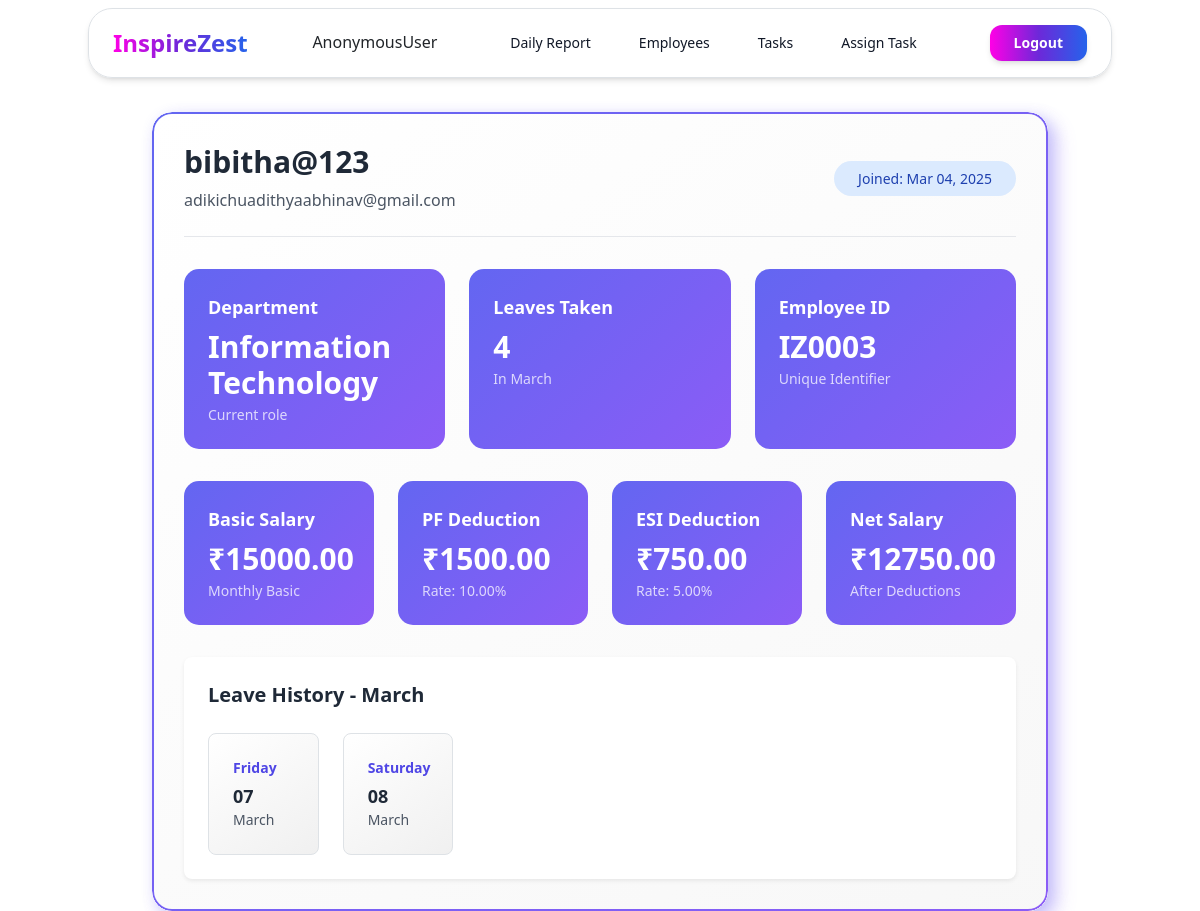
Page /manager/employee/7/details on the committed database.
### app/models.py (models this page shows, shortened)
class CustomUser(AbstractUser):
    DEPARTMENT_CHOICES = [
        ('HR', 'Human Resources'),
        ('IT', 'Information Technology'),
        ('FIN', 'Finance'),
        ('MKT', 'Marketing'),
        ('OPS', 'Operations'),
    ]
    is_verified = models.BooleanField(default=False)
    otp = models.CharField(max_length=10, null=True, blank=True)
    email = models.EmailField(unique=True)
    employee_id = models.CharField(max_length=10, unique=True, null=True)
    department = models.CharField(max_length=3, choices=DEPARTMENT_CHOICES, null=True, blank=True)
    joining_date = models.DateField(null=True, blank=True)

class SalaryCalendar(models.Model):
    employee = models.ForeignKey(CustomUser, on_delete=models.CASCADE)
    leave_days = models.DateField(default=timezone.now)
    salary = models.FloatField()
    pf_percentage = models.DecimalField(
        max_digits=5,
        decimal_places=2,
        null=True,
        blank=True,
    )
    esi_percentage = models.DecimalField(
        max_digits=5,
        decimal_places=2,
        null=True,
        blank=True,
    )
    created_at = models.DateTimeField(auto_now_add=True,null=True,blank=True)
    @property
    def pf_amount(self):
        if self.pf_percentage:
            return (Decimal(str(self.salary)) * self.pf_percentage) / Decimal('100.0')
        return Decimal('0.0')
    @property
    def esi_amount(self):
        if self.esi_percentage:
            return (Decimal(str(self.salary)) * self.esi_percentage) / Decimal('100.0')
        return Decimal('0.0')
    @property
    def total_deductions(self):
        return self.pf_amount + self.esi_amount
    @property
    def net_salary(self):
        return Decimal(str(self.salary)) - self.total_deductions

### app/views.py (the view)
# urls.py: path("manager/employee/<int:pk>/details",views.Manager_employee_details, name='manager-employee-details'),
def Manager_employee_details(request, pk):
        employee = CustomUser.objects.get(pk=pk)
        current_date = timezone.now().date()
        current_month_leaves = SalaryCalendar.objects.filter(
            employee=employee,
            leave_days__month=current_date.month,
            leave_days__year=current_date.year
        )
        current_salary = SalaryCalendar.objects.filter(employee=employee).last()
        context = {
            'employee': employee,
            'current_salary': current_salary,
            'month_leaves_count': current_month_leaves.count(),
            'current_month': current_date.strftime('%B'),
            'month_leaves': current_month_leaves,  # For detailed leave dates
        }
        return render(request, 'Manager_employee_details.html', context)

### app/templates/Manager_employee_details.html (shortened to what this page needs)
{% extends "admin_base.html" %}
{% load widget_tweaks %}
{% block main_block %}
<div class="container mx-auto px-4 mt-28">
    <div class="employee-card max-w-4xl mx-auto p-8">
        <div class="flex items-center justify-between mb-8 pb-6 border-b border-gray-200">
            <div>
                <h1 class="text-3xl font-bold text-gray-800">{{ employee.username }}</h1>
                <p class="text-gray-600 mt-2">{{ employee.email }}</p>
            </div>
            <div class="text-right">
                <span class="px-4 py-2 bg-blue-100 text-blue-800 rounded-full text-sm font-medium">
                    Joined: {{ employee.joining_date|date:"M d, Y" }}
                </span>
            </div>
        </div>
        <div class="grid grid-cols-1 md:grid-cols-3 gap-6 mb-8">
            <div class="info-card p-6 text-white">
                <h3 class="text-lg font-semibold mb-2">Department</h3>
                <p class="text-3xl font-bold">{{ employee.get_department_display }}</p>
                <p class="text-sm opacity-75 mt-1">Current role</p>
            </div>
            <div class="info-card p-6 text-white">
                <h3 class="text-lg font-semibold mb-2">Leaves Taken</h3>
                <p class="text-3xl font-bold">{{ month_leaves_count }}</p>
                <p class="text-sm opacity-75 mt-1">In {{ current_month }}</p>
            </div>
            <div class="info-card p-6 text-white">
                <h3 class="text-lg font-semibold mb-2">Employee ID</h3>
                <p class="text-3xl font-bold">{{ employee.employee_id }}</p>
                <p class="text-sm opacity-75 mt-1">Unique Identifier</p>
            </div>
        </div>
        <div class="grid grid-cols-1 md:grid-cols-4 gap-6 mb-8">
            <div class="info-card p-6 text-white">
                <h3 class="text-lg font-semibold mb-2">Basic Salary</h3>
                {% if current_salary %}
                    <p class="text-3xl font-bold">₹{{ current_salary.salary|floatformat:2 }}</p>
                    <p class="text-sm opacity-75 mt-1">Monthly Basic</p>
                {% else %}
                    <p class="text-xl">Not Set</p>
                {% endif %}
            </div>
            <div class="info-card p-6 text-white">
                <h3 class="text-lg font-semibold mb-2">PF Deduction</h3>
                {% if current_salary and current_salary.pf_percentage %}
                    <p class="text-3xl font-bold">₹{{ current_salary.pf_amount|floatformat:2 }}</p>
                    <p class="text-sm opacity-75 mt-1">Rate: {{ current_salary.pf_percentage }}%</p>
                {% else %}
                    <p class="text-xl">No PF</p>
                {% endif %}
            </div>
            <div class="info-card p-6 text-white">
                <h3 class="text-lg font-semibold mb-2">ESI Deduction</h3>
                {% if current_salary and current_salary.esi_percentage %}
                    <p class="text-3xl font-bold">₹{{ current_salary.esi_amount|floatformat:2 }}</p>
                    <p class="text-sm opacity-75 mt-1">Rate: {{ current_salary.esi_percentage }}%</p>
                {% else %}
                    <p class="text-xl">No ESI</p>
                {% endif %}
            </div>
            <div class="info-card p-6 text-white">
                <h3 class="text-lg font-semibold mb-2">Net Salary</h3>
                {% if current_salary %}
                    <p class="text-3xl font-bold">₹{{ current_salary.net_salary|floatformat:2 }}</p>
                    <p class="text-sm opacity-75 mt-1">After Deductions</p>
                {% else %}
                    <p class="text-xl">Not Set</p>
                {% endif %}
            </div>
        </div>
        {% if month_leaves %}
        <div class="bg-white rounded-lg shadow-sm p-6">
            <h2 class="text-xl font-semibold text-gray-800 mb-4">Leave History - {{ current_month }}</h2>
            <div class="grid grid-cols-2 md:grid-cols-3 lg:grid-cols-6 gap-4">
                {% regroup month_leaves by leave_days|date:"Y-m-d" as leaves_by_date %}
                {% for date_group in leaves_by_date %}
                    <div class="leave-item bg-gray-50 p-4 rounded-lg hover:shadow-md transition-all duration-300 transform hover:-translate-y-1 border border-gray-200">
                        <div class="flex flex-col">
                            <div class="text-sm font-semibold text-indigo-600">
                                {{ date_group.list.0.leave_days|date:"l" }}
                            </div>
                            <div class="text-lg font-bold text-gray-800 mt-1">
                                {{ date_group.list.0.leave_days|date:"d" }}
                            </div>
                            <div class="text-sm text-gray-600">
                                {{ date_group.list.0.leave_days|date:"F" }}
                            </div>
                        </div>
                    </div>
                {% endfor %}
            </div>
        </div>
        {% endif %}
    </div>
</div>
{% endblock %}

### app/templates/Manager_employee_details.html (style rules this page uses)
.employee-card { background-image: linear-gradient(145deg, #ffffff, #f0f0f0); background-size: 200% 200%; border-radius: 20px; box-shadow: 5px 5px 15px rgba(99, 102, 241, 0.3), 10px 10px 20px rgba(139, 92, 246, 0.2); position: relative; overflow: hidden; transition: all 0.3s ease, background-image 2s ease-in-out; }
.employee-card::before { content: ''; position: absolute; top: 0; left: 0; right: 0; bottom: 0; border-radius: 20px; padding: 2px; background: linear-gradient(135deg, #6366f1, #8b5cf6); -webkit-mask: linear-gradient(#fff 0 0) content-box, linear-gradient(#fff 0 0); -webkit-mask-composite: xor; mask-composite: exclude; pointer-events: none; }
.info-card { background: linear-gradient(135deg, #6366f1, #8b5cf6); border-radius: 15px; transition: all 0.3s ease; }
.leave-item { background: linear-gradient(145deg, #ffffff, #f0f0f0); border: 1px solid rgba(99, 102, 241, 0.1); transition: all 0.3s ease; }

### rows in the picture
CustomUser: username "bibitha@123", email "adikichuadithyaabhinav@gmail.com", joining_date "Mar 04, 2025", department "Information Technology", employee_id "IZ0003"
SalaryCalendar: salary "15000.00", pf_amount "1500.00", pf_percentage "10.00", esi_amount "750.00", esi_percentage "5.00", net_salary "12750.00"
SalaryCalendar: list.0.leave_days "Friday", list.0.leave_days "07", list.0.leave_days "March"
SalaryCalendar: list.0.leave_days "Saturday", list.0.leave_days "08", list.0.leave_days "March"

### other values in the picture
{{ request.user }} "AnonymousUser"
{{ month_leaves_count }} "4"
